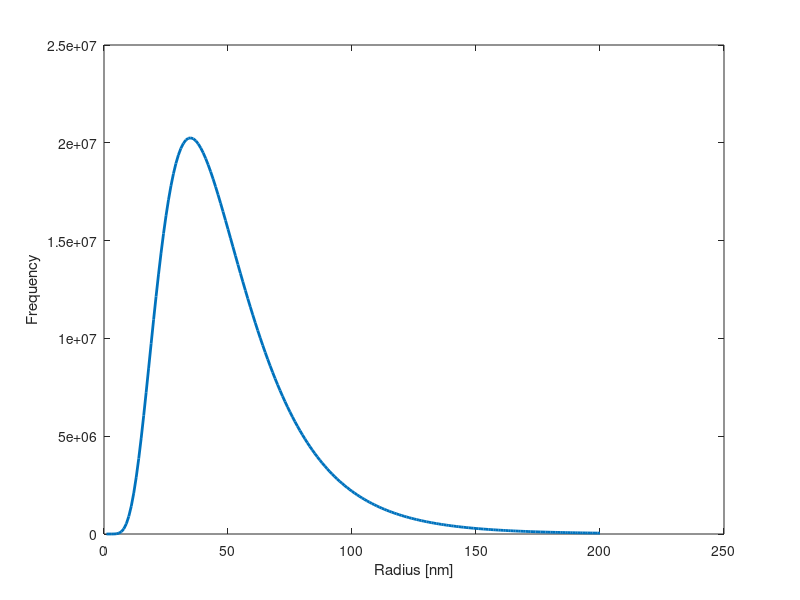

Reproduce this figure in MATLAB. (Note: this script raises an error after producing the figure.)
clc
clear all
% close all

%this code considers the size distribution of spherical particles

%solution of radiative transfer equation in one layer pigmented plane parallel medium
%ray is incident from air to coating. coating is coated on a substrate
%substrate could be air or other material such as silver, glass etc.
%the code estimates spectral hemispherical reflectance, transmittance and absorptance
%can handle; independent scattering, boundary reflections, absorption in
%medium. can't handle; coherent backscattering, dependent scattering and polarized ray tracing.
%while calculating the scattering direction the code uses cumulative inverse
%relation of exact single scattering pahse function or henyey greenstein 
%function approximation depending on choice 

lamda=(300:10:900)*10^-9; %freespace wavelength of incident ray in meter 
thickness=2*10^-6;  %thickness of coating in meter 

f_v=0.2; %volume fraction. 0.01 corresponds to 1% 
polar_angle=0;%linspace(0,89.99999,9); %incident angles. 0 = perpendicular to slab face. 90 parallel and should be avoided.
use_HG=0; %if 0 use exact scattering phase function, if 1 uses henyey greenstein phase function approximation


r_vector=(1:200); %size range to be considered
weight_vector = lognpdf(r_vector,3.8,0.5); %the distribution
r_vector=(1:200)*10^-9;
weight_vector=weight_vector/trapz(r_vector,weight_vector); 

figure %show the size distribution
plot(10^9*r_vector,weight_vector,'LineWidth',2)
ylabel('Frequency')
xlabel('Radius [nm]')



n_pigment=sio2_n(lamda);  %real refractive index of pigment
k_pigment=sio2_k(lamda);  %imaginary refractive index of pigment
n_medium=ones(length(lamda),1); %real refractive index of medium
k_medium=zeros(length(lamda),1); %imaginary refractive index of medium
n_substrat=ones(length(lamda),1); %real refractive index of substrate
k_substrat=zeros(length(lamda),1); %imaginary refractive index of substrate

photon_number=10^6; %number of rays that will be traced, higher the number more accurate the result
n_cdf_random=1000; %how many pieces will be between (0,1) in random number relation with inverse cumulative function, higher the number accurate the phase function. useless if HG is used
nang_gid=1000; %how many pieces will be between (0,pi) in cumulative distribution function, higher the number more accurate the result. useless if HG is used


lamda_nm=lamda*10^9; %for plot
polar_angle_rad=polar_angle*pi/180;

% calculate surface reflection from air to medium. 
% medium to air and medium to substrate is calculated within snell.m.
% air to medium is calculated here seperately since we need refraction angle
teta_prime=zeros(length(lamda),length(polar_angle));
sur_reflection=zeros(length(lamda),length(polar_angle));
for i=1:length(lamda)
    for j=1:length(polar_angle_rad)
        teta_prime(i,j)=F_fresnel_2(n_medium(i),k_medium(i),polar_angle_rad(j))*180/pi;
        cos_teta=cosd(polar_angle(j));
        sin_teta=sqrt(1-cos_teta*cos_teta);
        carpan2=1/(n_medium(i)-1i*k_medium(i));
        sin_x2=sin_teta*carpan2;
        cos_x2=sqrt(1-sin_x2*sin_x2);
        carpan1=cos_teta/cos_x2;
        carpan3=cos_x2/cos_teta;
        E_parallel=(carpan1-carpan2)/(carpan1+carpan2);
        R_parallel=E_parallel*conj(E_parallel);
        E_orth=(carpan3-carpan2)/(carpan3+carpan2);
        R_orth=E_orth*conj(E_orth);
        reflectance=real(R_parallel+R_orth)*0.5;
        sur_reflection(i,j)=reflectance;
    end
end

%initialize variables
ref_lamda=zeros(length(lamda),length(polar_angle));
tra_lamda=zeros(length(lamda),length(polar_angle));
abs_lamda=zeros(length(lamda),length(polar_angle));


mu_tot_arr_sigma=zeros(length(lamda),length(r_vector));
beta_sigma=zeros(length(lamda),length(r_vector));
alfa_sigma=zeros(length(lamda),length(r_vector));
scat_prob_arr_sigma=zeros(length(lamda),length(r_vector));
g_arr_sigma=zeros(length(lamda),length(r_vector));
for z=1:length(r_vector)
    Area=pi*r_vector(z)^2;
    V=4*pi*r_vector(z)^3/3;
    for i=1:length(lamda)
        x=2*pi*r_vector(z)*n_medium(i)/lamda(i);
        m=(n_pigment(i)+1i*k_pigment(i))/n_medium(i);
        fonksiyon=Mie(m,x);
        Qabs=fonksiyon(3);
        Qsca=fonksiyon(2);
        g_arr_sigma(i,z)=fonksiyon(5);
        alfa_sigma(i,z)=f_v*Qsca*Area/V;
        beta_sigma(i,z)=f_v*Qabs*Area/V +(1-f_v)*4*pi*k_medium(i)/lamda(i);
        mu_tot_arr_sigma(i,z)=alfa_sigma(i,z)+beta_sigma(i,z);
        scat_prob_arr_sigma(i,z)=alfa_sigma(i,z)/mu_tot_arr_sigma(i,z);
    end
end
ext_tot=trapz(r_vector,(weight_vector.*mu_tot_arr_sigma)');
scat_prob=trapz(r_vector,(weight_vector.*scat_prob_arr_sigma)');
g=trapz(r_vector,(weight_vector.*g_arr_sigma.*alfa_sigma)')./trapz(r_vector,(weight_vector.*alfa_sigma)');



tic
%loop the monte carlo code for lamda and polar_angle
for j=1:length(polar_angle)
    for i=1:length(lamda)
        [ref_lamda(i,j),tra_lamda(i,j),abs_lamda(i,j)]=monte_carlo(photon_number,sur_reflection(i,j),cosd(teta_prime(i,j)),thickness,scat_prob(i),ext_tot(i),n_medium(i),k_medium(i),n_substrat(i),k_substrat(i),g(i));
    end
end
toc

figure %draw normal to diffuse R, T and A for normal incidence (first index in my case)
plot(lamda_nm,ref_lamda(:,1),lamda_nm,tra_lamda(:,1),lamda_nm,abs_lamda(:,1),'LineWidth',2)
ylim([0 1])
xlim([min(lamda_nm) max(lamda_nm)])
legend('Reflectance','Transmittance','Absorptance','Location', 'Best')
xlabel('Wavelength [nm]')
ylabel({'Normal to Hemispherical';'Reflectance, Transmittance, Absorptance'})
